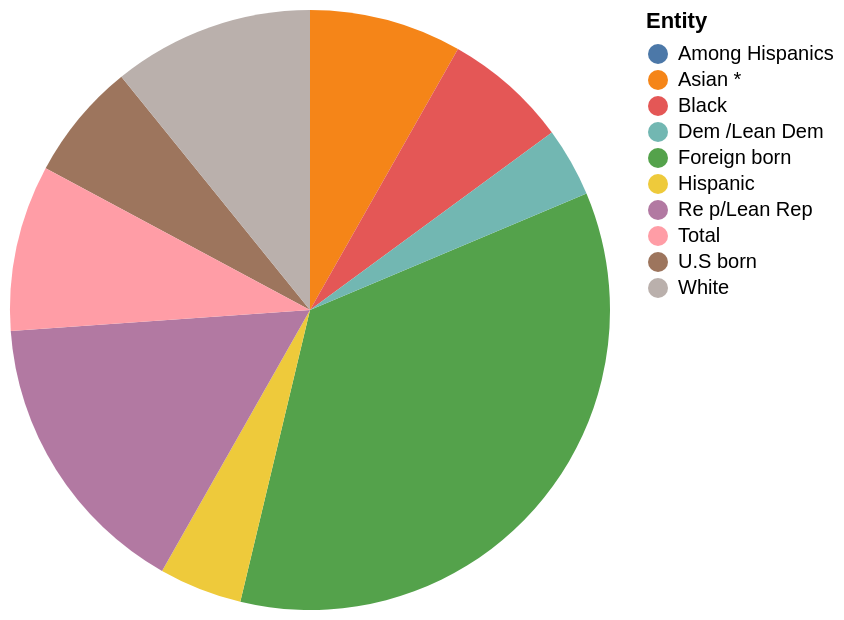

Write the Vega-Lite specification saved for this chart.
### Vega-Lite specification from a JSON file in a GitHub repository (floating-point values rounded to 4 significant figures)
{"$schema": "https://vega.github.io/schema/vega-lite/v5.json", "description": "Pie chart auto-generated from CSV", "data": {"values": [{"Entity": "Foreign born", "Not be allowed to stay in the country legally": "94", "Have a way to stay in U.S. legally, if certain requirements met are": "0"}, {"Entity": "U.S born", "Not be allowed to stay in the country legally": "17", "Have a way to stay in U.S. legally, if certain requirements met are": "82"}, {"Entity": "Among Hispanics", "Not be allowed to stay in the country legally": "0", "Have a way to stay in U.S. legally, if certain requirements met are": "0"}, {"Entity": "Hispanic", "Not be allowed to stay in the country legally": "12", "Have a way to stay in U.S. legally, if certain requirements met are": "87"}, {"Entity": "Asian *", "Not be allowed to stay in the country legally": "22", "Have a way to stay in U.S. legally, if certain requirements met are": "76"}, {"Entity": "Black", "Not be allowed to stay in the country legally": "18", "Have a way to stay in U.S. legally, if certain requirements met are": "81"}, {"Entity": "White", "Not be allowed to stay in the country legally": "29", "Have a way to stay in U.S. legally, if certain requirements met are": "70"}, {"Entity": "Re p/Lean Rep", "Not be allowed to stay in the country legally": "42", "Have a way to stay in U.S. legally, if certain requirements met are": "57"}, {"Entity": "Dem /Lean Dem", "Not be allowed to stay in the country legally": "10", "Have a way to stay in U.S. legally, if certain requirements met are": "89"}, {"Entity": "Total", "Not be allowed to stay in the country legally": "24", "Have a way to stay in U.S. legally, if certain requirements met are": "75"}]}, "mark": "arc", "encoding": {"theta": {"field": "Not be allowed to stay in the country legally", "type": "quantitative"}, "color": {"field": "Entity", "type": "nominal"}}}
